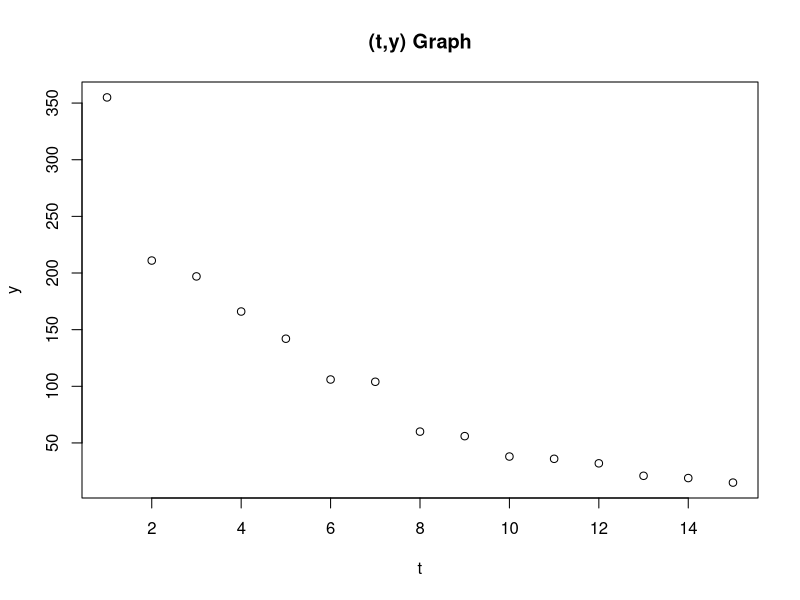
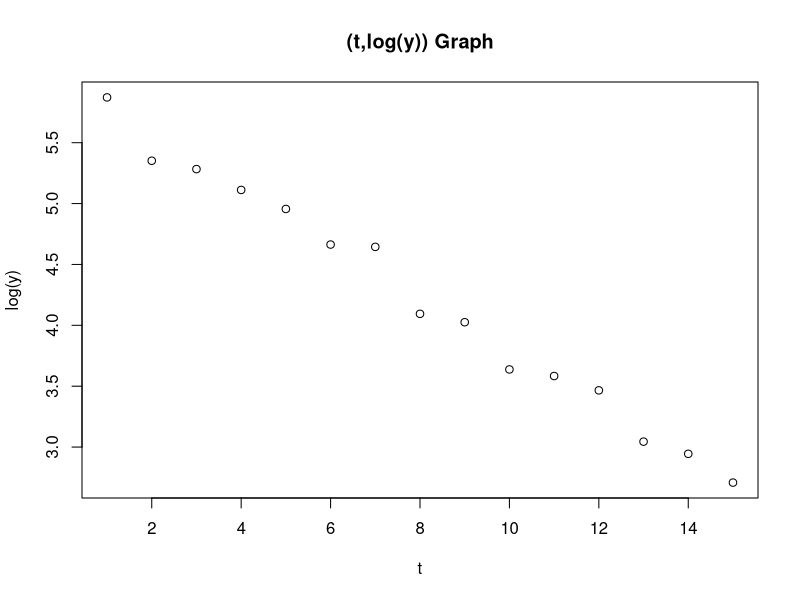
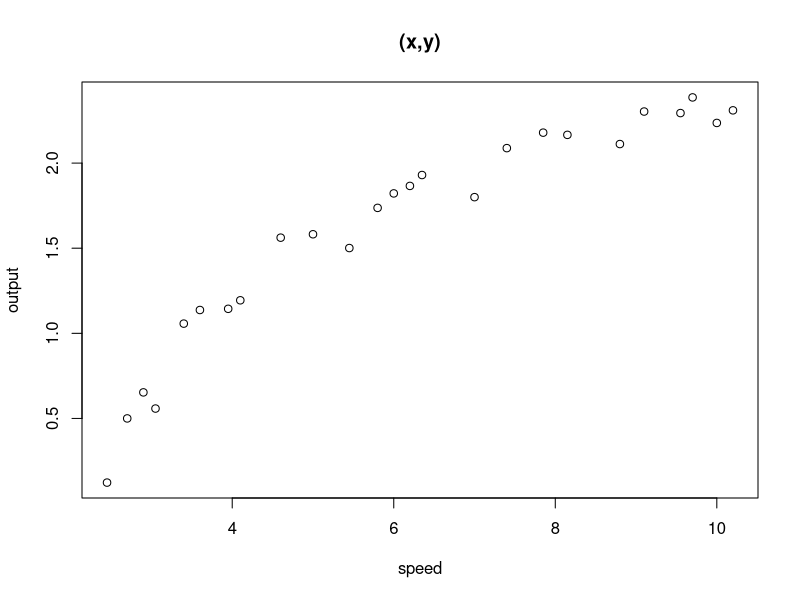
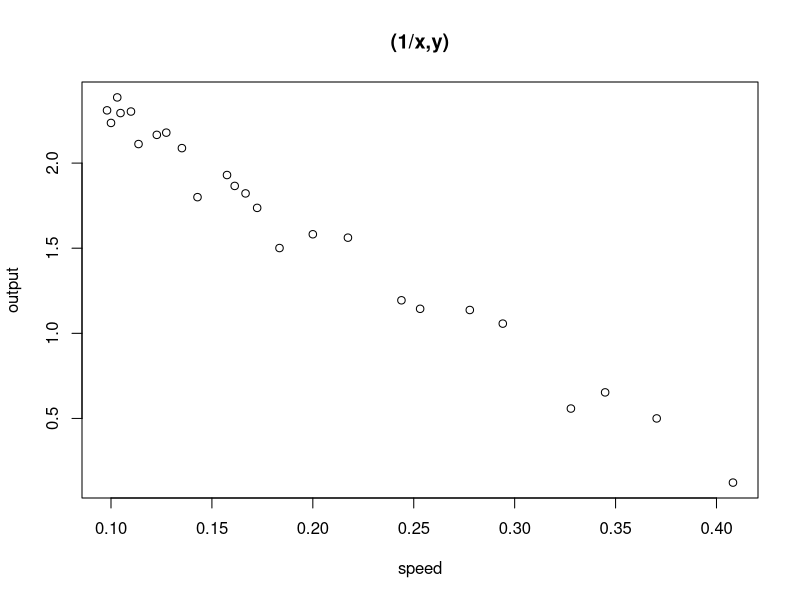

These charts were generated, in order, by the following R code:
getwd()
setwd("/Users/samuel/Desktop/stats/212/Homeworks/Data")

data <- read.table("BacteriaDeath.txt", header = TRUE)

t <- data[, 1]
y_t <- data[, 2]

#(t,y) Graph
plot(x = t, y = y_t, xlab = "t", ylab = "y", main = "(t,y) Graph")

#(t, log(y)) graph
y_log <- log(y_t)
plot(x = t, y = y_log, xlab = "t", ylab = "log(y)", main = "(t,log(y)) Graph")

lm_fit <- lm(y_log~t)
summary(lm_fit)
#equation: log(y) = 5.9732 - 0.2184t
# solving for y = e^(5.9732 - 0.2184t)

data <- read.table("WindSpeed.txt", header = TRUE)
output <- data[,1]
speed <- data[,2]

plot(x = speed,  y= output, xlab = "speed",  ylab= "output", main = "(x,y)")

speed2 <- 1 / (data[,2])
plot(x = speed2,  y= output, xlab = "speed",  ylab= "output", main = "(1/x,y)")






